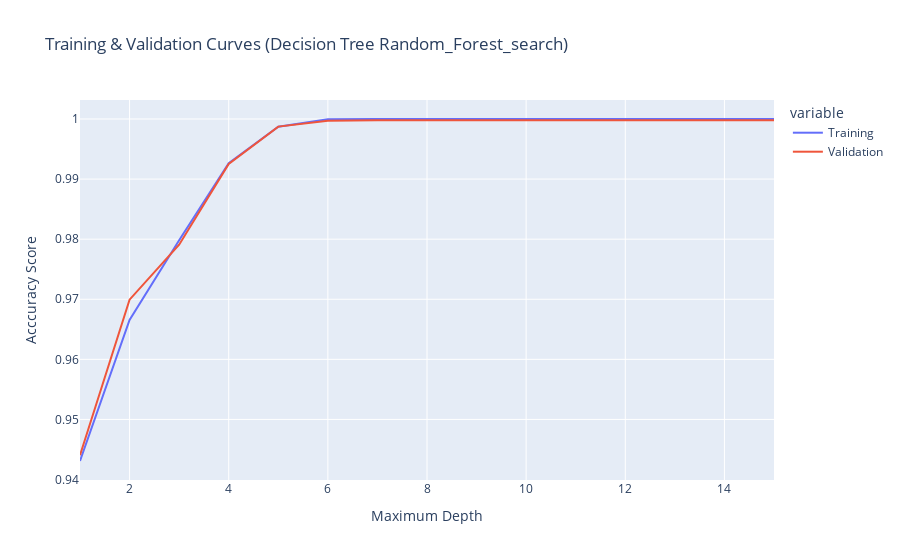

The cell this chart's notebook holds for it:
### Code cell
tune_data = pd.DataFrame(
    data = {'Training': training_acc, 'Validation': validation_acc}, 
    index=depth_hyperparams
)

# Display the figure
fig = px.line(
    data_frame=tune_data, 
    x=depth_hyperparams, 
    y=['Training', 'Validation'], 
    title="Training & Validation Curves (Decision Tree Random_Forest_search)"
)

# Add axes titles
fig.update_layout(xaxis_title ="Maximum Depth", yaxis_title="Acccuracy Score")
fig.show()

### Figure 1 — Plotly figure (JSON) as saved in the notebook; plotly's stock layout.template omitted (floating-point values rounded to 4 significant figures)
{"data": [{"hovertemplate": "variable=Training<br>x=%{x}<br>value=%{y}<extra></extra>", "legendgroup": "Training", "line": {"color": "#636efa", "dash": "solid"}, "marker": {"symbol": "circle"}, "mode": "lines", "name": "Training", "orientation": "v", "showlegend": true, "type": "scatter", "x": [1, 2, 3, 4, 5, 6, 7, 8, 9, 10, 11, 12, 13, 14, 15], "xaxis": "x", "y": [0.9431, 0.9666, 0.9798, 0.9926, 0.9987, 1.0, 1, 1, 1, 1, 1, 1, 1, 1, 1], "yaxis": "y"}, {"hovertemplate": "variable=Validation<br>x=%{x}<br>value=%{y}<extra></extra>", "legendgroup": "Validation", "line": {"color": "#EF553B", "dash": "solid"}, "marker": {"symbol": "circle"}, "mode": "lines", "name": "Validation", "orientation": "v", "showlegend": true, "type": "scatter", "x": [1, 2, 3, 4, 5, 6, 7, 8, 9, 10, 11, 12, 13, 14, 15], "xaxis": "x", "y": [0.944, 0.9699, 0.9791, 0.9925, 0.9987, 0.9997, 0.9998, 0.9998, 0.9998, 0.9998, 0.9998, 0.9998, 0.9998, 0.9998, 0.9998], "yaxis": "y"}], "layout": {"legend": {"title": {"text": "variable"}, "tracegroupgap": 0}, "title": {"text": "Training & Validation Curves (Decision Tree Random_Forest_search)"}, "xaxis": {"anchor": "y", "domain": [0, 1], "title": {"text": "Maximum Depth"}}, "yaxis": {"anchor": "x", "domain": [0, 1], "title": {"text": "Acccuracy Score"}}}}
